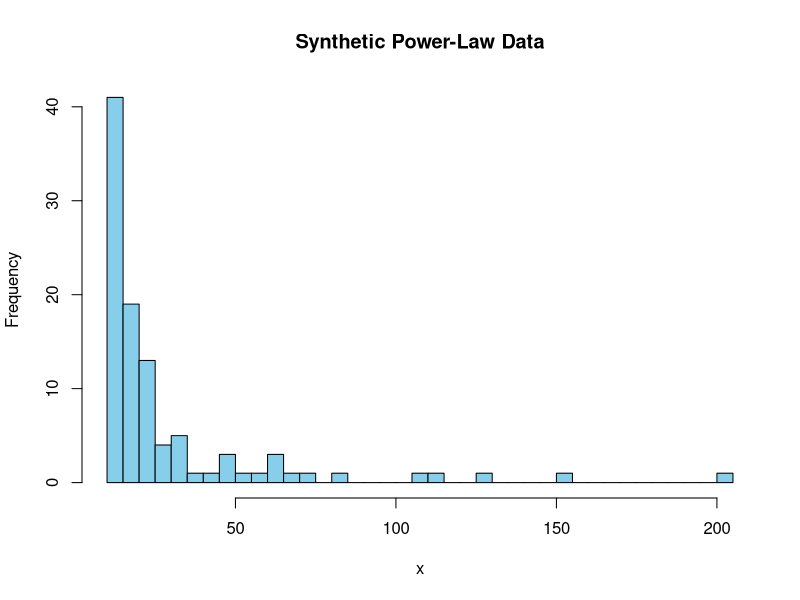

Generate this figure with R:
set.seed(42)

n <- 100           
xmin <- 10         # min value
alpha <- 2.5       # power-law exponent

# Inverse transform sampling
# F(x) = 1 - (x_min / x)^(alpha - 1)
# x: x = xmin * (1 - U)^(-1 / (alpha - 1))

u <- runif(n)  # uniform random numbers between 0 and 1
x <- xmin * (1 - u)^(-1 / (alpha - 1))

head(x)
summary(x)

hist(x, breaks = 30, col = "skyblue", main = "Synthetic Power-Law Data", xlab = "x")